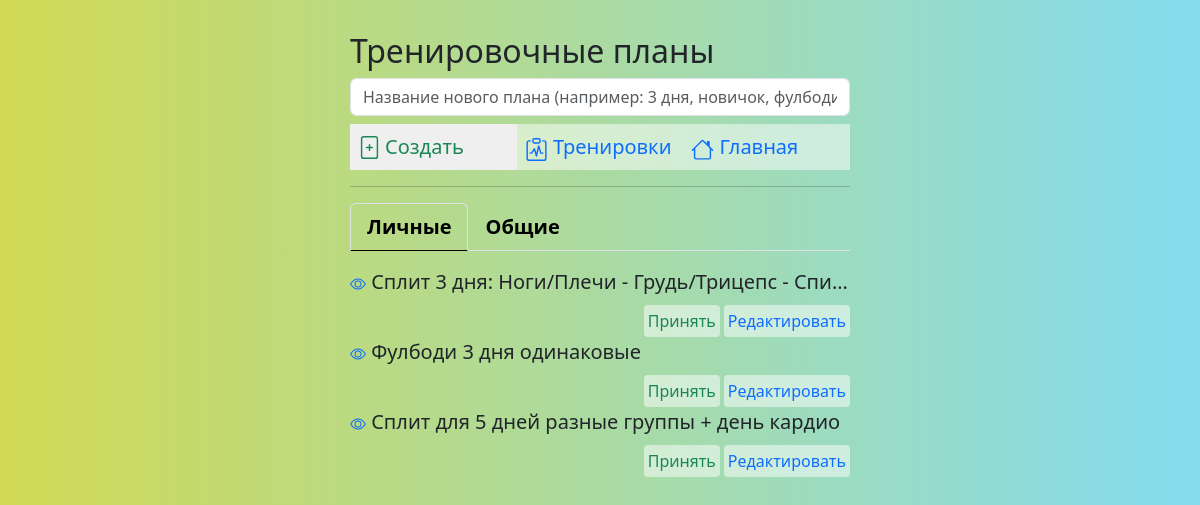
Page /plans_all (signed in) on the earlier database version.
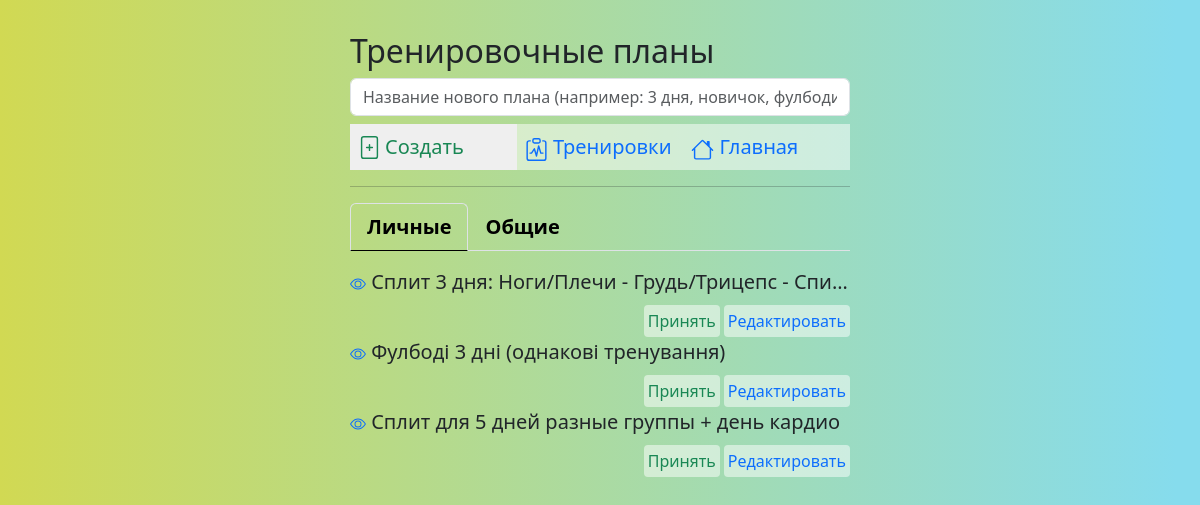
Same page on the later database version.
### _models.py (models this page shows, shortened)
class User(db.Model, UserMixin):
    __tablename__ = 'users'
    id = db.Column(db.Integer, primary_key=True)
    name = db.Column(db.String(80), nullable=False, unique=True)
    password = db.Column(db.String(80), nullable=False)
    role = db.Column(db.String(80), nullable=False, default='user')
    email = db.Column(db.String(80), unique=True, nullable=False)
    language = db.Column(db.String(20), default='EN')
    preferences = db.Column(db.Text, default=[])
    date_registration = Column(db.DateTime)
    date_last_activity = Column(db.DateTime)
    trainings = relationship('UserTraining', back_populates='user')

class Plan(db.Model):
    __tablename__ = 'plans'
    id = db.Column(db.Integer, primary_key=True)
    name = db.Column(db.String, default='New Plan')
    local_names = db.Column(db.Text)
    owner = db.Column(db.String, default='Admin')
    img = db.Column(db.Text)
    trainings = relationship('Training', secondary='plan_trainings', back_populates='plans')

### main.py (the view)
@app.route('/plans_all', methods=['POST', 'GET'])
@login_required
def plans_all():
    languages = config.LANGUAGES
    conditions = or_(Plan.owner == current_user.name, Plan.owner == 'admin')
    plans = Plan.query.filter(conditions).all()
    plan_ids = [plan.id for plan in plans]
    plan_trainings = Plan_Trainings.query.filter(Plan_Trainings.plan_id.in_(plan_ids)).all()
    trainings_ids = [plan_training.training_id for plan_training in plan_trainings]
    trains = Training.query.filter(Training.training_id.in_(trainings_ids)).all()
    trainings_in_plan = {}  # {plan: [trains], ...}
    plans_local_names = {} # {plan: local_name}
    json_trainings_in_plan = []
    for plan in plans:
        plans_local_names[plan] = json.loads(plan.local_names) if plan.local_names is not None else {lang: '' for lang in languages}
        trainings_in_plan[plan] = []
        for plan_train in plan_trainings:
            for train in trains:
                if train.training_id == plan_train.training_id and plan_train.plan_id == plan.id:
                    train_time = 0
                    ex_loc_names_user_lang = []
                    for exercise in train.exercises:
                        te = TrainingExercise.query.filter_by(training_id=train.training_id, exercise_id=exercise.exercise_id).first()
                        train_time += te.sets * exercise.time_per_set
                        ex_loc_names = json.loads(exercise.localized_name)
                        ex_loc_name = ex_loc_names[current_user.language]
                        ex_loc_names_user_lang.append(ex_loc_name)
                    train_local_names = json.loads(train.local_names) if train.local_names is not None else {current_user.language: train.name}
                    train_local_name = train_local_names[current_user.language]
                    trainings_in_plan[plan].append([train_local_name, train_time, ex_loc_names_user_lang])
    for plan in plans:
        json_trainings_in_plan.append((plan.id, plan.name, plan.owner, plan.local_names, trainings_in_plan[plan]))
    return render_template('plans_all.html', trainings_in_plan=trainings_in_plan, plans_local_names=plans_local_names)

### _logic.py (called while the page is built)
def load_localization_dict():
    phrases = Localization.query.all()
    phrases_list = {}
    for phrase in phrases:
        translations_dict = json.loads(phrase.translations)
        phrases_list[phrase.key] = translations_dict
    return phrases_list

### main.py (called while the page is built)
@login_manager.user_loader
def load_user(user_id):
    return User.query.get(int(user_id))

@app.context_processor
def inject_local_dict():
    local_dict = load_localization_dict()
    return {'local_dict': local_dict}

### templates/plans_all.html (shortened to what this page needs)
{% extends 'base.html' %}
{% block body %}
<div class="account-block pt-3">
    <div class="mt-3">
        <h2>
            {{local_dict['Training plans'][current_user.language]}}
        </h2>
    </div>
        <form action="/plan_new/0" method="post">
            <div class=" mb-2">
                <input type="text" name="plan_name" id="plan_name" class="form-control" placeholder="{{local_dict['new plan placeholder'][current_user.language]}}" required>
            </div>
            <div class="mb-2 d-flex">
                <div class="account-item fs-5 flex-grow-1 m-0 p-0 text-truncate">
                    <button type="submit" class="submit-no-border text-success d-flex str-link p-2">
                        {{local_dict['Create'][current_user.language]}}
                    </button>
                </div>
                <div class="account-item fs-5 m-0 p-0 text-truncate">
                     <a href="/new_train" class="str-link link-underline link-underline-opacity-0 p-2">
                         {{local_dict['Workouts'][current_user.language]}}
                     </a>
                </div>
                <div class="account-item fs-5 m-0 p-0 text-truncate">
                     <a href="/" class="str-link link-underline link-underline-opacity-0 p-2">
                         {{local_dict['Main'][current_user.language]}}
                     </a>
                </div>
            </div>
        </form>
        <hr>
        <ul class="nav nav-tabs mb-3 fs-5 fw-semibold" id="pills-tab" role="tablist">
                <li class="nav-item" role="presentation">
                    <button class="nav-link active" id="user_plans_tab" data-bs-toggle="pill" data-bs-target="#user_plans" type="button" role="tab" aria-controls="user_plans" aria-selected="true">
                        {{local_dict['Personal'][current_user.language]}}
                    </button>
                </li>
                <li class="nav-item" role="presentation">
                    <button class="nav-link" id="common_tab_tab" data-bs-toggle="pill" data-bs-target="#common_plans" type="button" role="tab" aria-controls="common_plans" aria-selected="false">
                        {{local_dict['General'][current_user.language]}}
                    </button>
                </li>
        </ul>
        <div class="tab-content" id="tabContent">
            <div class="tab-pane fade show active" id="user_plans" role="tabpanel" aria-labelledby="user_plans_tab" tabindex="0">
                {% for plan, trains in trainings_in_plan.items() %}
                {% if plan.owner == current_user.name %}
                    <div class="row">
                            <div class="fs-5  mb-2 text-truncate">
                                <a class="link-underline link-underline-opacity-0" data-bs-toggle="collapse" href="#collapse_user_plan{{plan.id}}" role="button" aria-expanded="false" aria-controls="collapse_user_plan{{plan.id}}">
                                    <span class="text-dark">{{plan.name}}</span>
                                </a>
                            </div>
                            <div class="d-flex justify-content-end">
                                <div class="mx-1">
                                    <a href="/assign_training/{{plan.id}}" class="btn-personal str-link p-1 rounded-1 link-underline link-underline-opacity-0 text-success">
                                        {{local_dict['Accept'][current_user.language]}}
                                    </a>
                                </div>
                                <div class="mx-0">
                                    {% if plan.owner == current_user.name %}
                                        <a href="/plan_new/{{plan.id}}" class="btn-personal str-link p-1 rounded-1 link-underline link-underline-opacity-0 text-primary">
                                            {{local_dict['Edit'][current_user.language]}}
                                        </a>
                                    {% endif %}
                                </div>
                            </div>
                    </div>
                {% endif %}
                {% endfor %}
            </div>
        </div>
</div>
{% endblock %}

### templates/base.html (shortened to what this page needs)
<!doctype html>
<html lang="ru">
<head>
    <link rel="stylesheet" href="{{ url_for('static', filename='css/bootstrap.min.css' )}}">
    <link rel="stylesheet" href="{{ url_for('static', filename='css/main.css' )}}">
    <link href="https://cdnjs.cloudflare.com/ajax/libs/select2/4.1.0-beta.1/css/select2.min.css" rel="stylesheet" />
</head>
<body>
    <div class="container">
        {% block body %}{% endblock %}
    </div>
</body>
</html>

### static/css/main.css (style rules this page uses)
body { background-image: linear-gradient(90deg, rgba(2,0,36,1) 0%, rgba(209,217,83,1) 0%, rgba(134,220,237,1) 98%); background-size: cover; background-repeat: no-repeat; background-attachment: fixed; }
.nav-link.active { background-color: rgba(0, 0, 0, 0.2); }
.str-link { display: inline-block; width: 100%; height: 100%; }
.nav-tabs .nav-item .nav-link { color: black; }
.nav-tabs .nav-item .nav-link.active { background-color: rgba(255,255,240, 0); border-bottom: solid black; border-width: 1px; }
.account-block { position: absolute; top: 0; left: 0; width:100%; max-width: 500px; left: 50%; transform: translateX(-50%); }
.account-item { width: 100%; background-color: rgba(255,255,255, 0.5); margin: 3px; padding: 7px; border: none; }
.btn-personal { background-color: rgba(255,255,255, 0.5); border: none; }
.submit-no-border { border: none; }

Differences in the rows shown:
changed Plan: name "Фулбоди 3 дня одинаковые" → "Фулбоді 3 дні (однакові тренування)"
